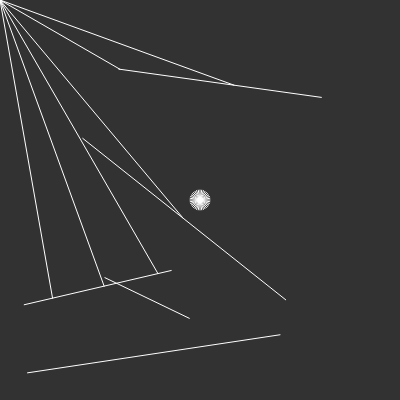
Frame 1 (no input)
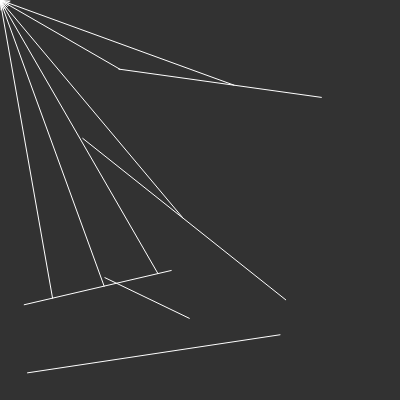
Frame 60 (no input)
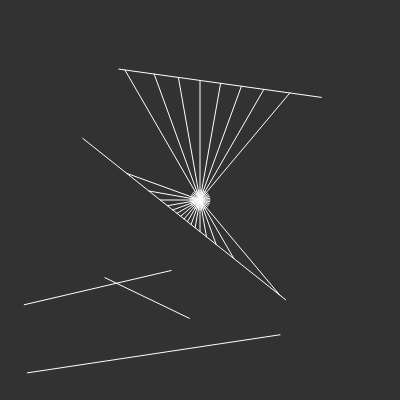
Frame 120 (the mouse pressed at the canvas centre since frame 60)

The p5.js sketch that drew these frames (run headless with seeded random() and noise() and a simulated clock; from frame 60 on, the mouse is pressed at the canvas centre):

// p5.js sketch
// ── sketch.js
let walls = [];
let ray;
let particle;

function setup() {
  createCanvas(400, 400);
  
  for (let i = 0; i < 5; i++) {
    let x1 = random(width)
    let x2 = random(width)
    let y1 = random(height)
    let y2 = random(height)

    walls[i] = new Boundary(x1,y1,x2,y2)
  }

  wall = new Boundary(100,100,200,300);
  particle = new Particle();

}

function draw() {
  background(50);
  for (const wall of walls) {
    wall.show();
  }
  particle.show();
  particle.update(mouseX, mouseY)
  particle.look(walls);
  // ray.show()

  // ray.lookAt(mouseX,mouseY)

  // let pt = ray.cast(wall);

  // if (pt){
  //   fill(255);
  //   ellipse(pt.x,pt.y,8,8);

  // }
}
// ── boundary.js
class Boundary {
    constructor(x1,y1,x2,y2) {
      this.a = createVector(x1,y1);
      this.b = createVector(x2,y2);
    }
    
    show () {
      stroke(255)
      strokeWeight(1)
      line(this.a.x,this.a.y,this.b.x,this.b.y);
          
    }
    
  }
// ── particle.js
class Particle {
		constructor(){
				this.pos = createVector(width / 2, height / 2);
				this.rays = [];
				for (let a = 0; a < 360; a+=10) {
						this.rays.push(new Ray(this.pos, radians(a)));
				}
		}

		update(x,y){
			this.pos.set(x,y)
		}

		look(walls){
			for (const ray of this.rays) {
				let closest = null;
				let record = Infinity;
				for (const wall of walls) {
					const pt = ray.cast(wall);
					if(pt){
						const d = p5.Vector.dist(this.pos,pt);
						if (d < record) {
							record = d;
							closest = pt;
						}
					}
				}
				if(closest){
					line(this.pos.x, this.pos.y, closest.x, closest.y );
				}
			}
		}

		show(){
			fill(255);
			ellipse(this.pos.x,this.pos.y, 4);
			for (let i = 0; i < this.rays.length; i++) {
				this.rays[i].show();
			}
		}

}
// ── ray.js
class Ray {
    //constructor(x1,y1,x2,y2) {
    constructor(pos, angle){
      this.pos = pos;
      this.dir = p5.Vector.fromAngle(angle);
    }
    
    lookAt(x, y){
      this.dir.x = x - this.pos.x;
      this.dir.y = y - this.pos.y;
      this.dir.normalize();
    }

    show() {
      stroke(255)
      //strokeWeight(20)
      push();
      translate(this.pos.x, this.pos.y);
      line(0 ,0 ,this.dir.x * 10,this.dir.y * 10);
      pop();
    }

    cast(wall){
      const x1 = wall.a.x;
      const y1 = wall.a.y;
      const x2 = wall.b.x;
      const y2 = wall.b.y

      const x3 = this.pos.x;
      const y3 = this.pos.y;
      const x4 = this.pos.x + this.dir.x;
      const y4 = this.pos.y + this.dir.y;

      const den = (x1-x2)*(y3-y4) - (y1-y2)*(x3-x4);

      if (den === 0) return
    
      const t = ((x1-x3)*(y3-y4) - (y1-y3)*(x3-x4))/den;
      const u = -((x1-x2)*(y1-y3) - (y1-y2)*(x1-x3))/den;

      if ((t<=1 && t>=0) && u>=0) {
        const pt = createVector()
        pt.x = x1 + t * (x2-x1);
        pt.y = y1 + t * (y2-y1)
        return pt

      } else {
        return
      }

    }
    
  }
